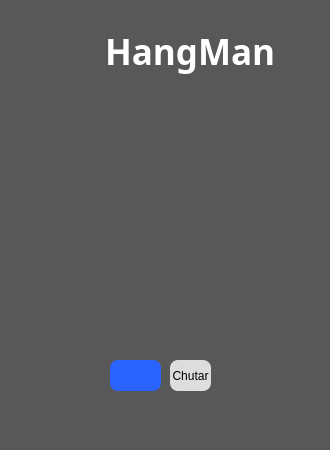
<?xml version="1.0" encoding="UTF-8"?>
<ui version="4.0">
 <class>janela_jogodaforca</class>
 <widget class="QDialog" name="janela_jogodaforca">
  <property name="geometry">
   <rect>
    <x>0</x>
    <y>0</y>
    <width>330</width>
    <height>450</height>
   </rect>
  </property>
  <property name="minimumSize">
   <size>
    <width>330</width>
    <height>450</height>
   </size>
  </property>
  <property name="maximumSize">
   <size>
    <width>330</width>
    <height>450</height>
   </size>
  </property>
  <property name="windowTitle">
   <string>Jogo da Forca</string>
  </property>
  <property name="windowIcon">
   <iconset>
    <normaloff>../games-central-main/img/skull-and-crossbones_2620-fe0f.png</normaloff>../games-central-main/img/skull-and-crossbones_2620-fe0f.png</iconset>
  </property>
  <property name="styleSheet">
   <string notr="true">background-color: rgb(88, 88, 88);</string>
  </property>
  <widget class="QLabel" name="title_jogo">
   <property name="geometry">
    <rect>
     <x>105</x>
     <y>26</y>
     <width>181</width>
     <height>51</height>
    </rect>
   </property>
   <property name="font">
    <font>
     <family>Bosch Sans Black</family>
     <pointsize>26</pointsize>
     <weight>75</weight>
     <bold>true</bold>
    </font>
   </property>
   <property name="styleSheet">
    <string notr="true">color: rgb(255, 255, 255);
background-color: transparent;</string>
   </property>
   <property name="text">
    <string>HangMan</string>
   </property>
  </widget>
  <widget class="QLabel" name="caveira">
   <property name="geometry">
    <rect>
     <x>40</x>
     <y>20</y>
     <width>61</width>
     <height>61</height>
    </rect>
   </property>
   <property name="styleSheet">
    <string notr="true">background-color: transparent;</string>
   </property>
   <property name="text">
    <string/>
   </property>
   <property name="pixmap">
    <pixmap>../img/caveira.png</pixmap>
   </property>
   <property name="scaledContents">
    <bool>true</bool>
   </property>
  </widget>
  <widget class="QLabel" name="fundo">
   <property name="geometry">
    <rect>
     <x>-140</x>
     <y>-30</y>
     <width>941</width>
     <height>501</height>
    </rect>
   </property>
   <property name="text">
    <string/>
   </property>
   <property name="pixmap">
    <pixmap>../img/fg.jpg</pixmap>
   </property>
   <property name="scaledContents">
    <bool>true</bool>
   </property>
  </widget>
  <widget class="QLabel" name="forca">
   <property name="geometry">
    <rect>
     <x>120</x>
     <y>130</y>
     <width>91</width>
     <height>171</height>
    </rect>
   </property>
   <property name="styleSheet">
    <string notr="true">background-color: transparent;</string>
   </property>
   <property name="text">
    <string/>
   </property>
   <property name="pixmap">
    <pixmap>../img/forca.png</pixmap>
   </property>
   <property name="scaledContents">
    <bool>true</bool>
   </property>
  </widget>
  <widget class="QLabel" name="lbl_dica">
   <property name="geometry">
    <rect>
     <x>90</x>
     <y>95</y>
     <width>151</width>
     <height>21</height>
    </rect>
   </property>
   <property name="font">
    <font>
     <family>Calibri</family>
     <pointsize>14</pointsize>
     <weight>75</weight>
     <bold>true</bold>
    </font>
   </property>
   <property name="styleSheet">
    <string notr="true">background-color: transparent;
color: white;</string>
   </property>
   <property name="text">
    <string/>
   </property>
   <property name="alignment">
    <set>Qt::AlignCenter</set>
   </property>
  </widget>
  <widget class="QLabel" name="lbl_palavra">
   <property name="geometry">
    <rect>
     <x>70</x>
     <y>310</y>
     <width>191</width>
     <height>31</height>
    </rect>
   </property>
   <property name="font">
    <font>
     <family>Calibri</family>
     <pointsize>22</pointsize>
     <weight>75</weight>
     <bold>true</bold>
    </font>
   </property>
   <property name="styleSheet">
    <string notr="true">background-color: transparent;
color: white;</string>
   </property>
   <property name="text">
    <string/>
   </property>
   <property name="alignment">
    <set>Qt::AlignCenter</set>
   </property>
  </widget>
  <widget class="QLineEdit" name="box_chute">
   <property name="geometry">
    <rect>
     <x>110</x>
     <y>360</y>
     <width>51</width>
     <height>31</height>
    </rect>
   </property>
   <property name="font">
    <font>
     <pointsize>12</pointsize>
    </font>
   </property>
   <property name="styleSheet">
    <string notr="true">background-color: rgb(43, 99, 255);
color: white;
border: none;
border-radius: 8px;</string>
   </property>
   <property name="alignment">
    <set>Qt::AlignCenter</set>
   </property>
  </widget>
  <widget class="QPushButton" name="btn_chute">
   <property name="geometry">
    <rect>
     <x>170</x>
     <y>360</y>
     <width>41</width>
     <height>31</height>
    </rect>
   </property>
   <property name="cursor">
    <cursorShape>PointingHandCursor</cursorShape>
   </property>
   <property name="styleSheet">
    <string notr="true">border-radius: 8px;
background-color: rgb(221, 221, 221);</string>
   </property>
   <property name="text">
    <string>Chutar</string>
   </property>
  </widget>
  <widget class="QLabel" name="lbl_chutes">
   <property name="geometry">
    <rect>
     <x>50</x>
     <y>410</y>
     <width>231</width>
     <height>21</height>
    </rect>
   </property>
   <property name="font">
    <font>
     <family>Calibri</family>
     <pointsize>14</pointsize>
     <weight>75</weight>
     <bold>true</bold>
    </font>
   </property>
   <property name="styleSheet">
    <string notr="true">background-color: transparent;
color: white;</string>
   </property>
   <property name="text">
    <string/>
   </property>
   <property name="alignment">
    <set>Qt::AlignCenter</set>
   </property>
  </widget>
  <widget class="QLabel" name="head">
   <property name="geometry">
    <rect>
     <x>180</x>
     <y>170</y>
     <width>31</width>
     <height>41</height>
    </rect>
   </property>
   <property name="styleSheet">
    <string notr="true">background-color: transparent;</string>
   </property>
   <property name="text">
    <string/>
   </property>
   <property name="pixmap">
    <pixmap>../img/head.png</pixmap>
   </property>
   <property name="scaledContents">
    <bool>false</bool>
   </property>
   <property name="alignment">
    <set>Qt::AlignBottom|Qt::AlignLeading|Qt::AlignLeft</set>
   </property>
  </widget>
  <widget class="QLabel" name="tshirt">
   <property name="geometry">
    <rect>
     <x>170</x>
     <y>200</y>
     <width>51</width>
     <height>41</height>
    </rect>
   </property>
   <property name="styleSheet">
    <string notr="true">background-color: transparent;</string>
   </property>
   <property name="text">
    <string/>
   </property>
   <property name="pixmap">
    <pixmap>../img/tshirt.png</pixmap>
   </property>
   <property name="scaledContents">
    <bool>false</bool>
   </property>
   <property name="alignment">
    <set>Qt::AlignBottom|Qt::AlignHCenter</set>
   </property>
  </widget>
  <widget class="QLabel" name="right_arm">
   <property name="geometry">
    <rect>
     <x>200</x>
     <y>220</y>
     <width>20</width>
     <height>41</height>
    </rect>
   </property>
   <property name="styleSheet">
    <string notr="true">background-color: transparent;</string>
   </property>
   <property name="text">
    <string/>
   </property>
   <property name="pixmap">
    <pixmap>../img/rightarm.png</pixmap>
   </property>
   <property name="scaledContents">
    <bool>false</bool>
   </property>
   <property name="alignment">
    <set>Qt::AlignHCenter|Qt::AlignTop</set>
   </property>
  </widget>
  <widget class="QLabel" name="left_arm">
   <property name="geometry">
    <rect>
     <x>170</x>
     <y>220</y>
     <width>20</width>
     <height>41</height>
    </rect>
   </property>
   <property name="styleSheet">
    <string notr="true">background-color: transparent;</string>
   </property>
   <property name="text">
    <string/>
   </property>
   <property name="pixmap">
    <pixmap>../img/leftarm.png</pixmap>
   </property>
   <property name="scaledContents">
    <bool>false</bool>
   </property>
   <property name="alignment">
    <set>Qt::AlignHCenter|Qt::AlignTop</set>
   </property>
  </widget>
  <widget class="QLabel" name="right_leg">
   <property name="geometry">
    <rect>
     <x>179</x>
     <y>231</y>
     <width>51</width>
     <height>61</height>
    </rect>
   </property>
   <property name="styleSheet">
    <string notr="true">background-color: transparent;</string>
   </property>
   <property name="text">
    <string/>
   </property>
   <property name="pixmap">
    <pixmap>../img/righleg.png</pixmap>
   </property>
   <property name="scaledContents">
    <bool>false</bool>
   </property>
   <property name="alignment">
    <set>Qt::AlignBottom|Qt::AlignHCenter</set>
   </property>
  </widget>
  <widget class="QLabel" name="left_leg">
   <property name="geometry">
    <rect>
     <x>161</x>
     <y>230</y>
     <width>51</width>
     <height>61</height>
    </rect>
   </property>
   <property name="styleSheet">
    <string notr="true">background-color: transparent;</string>
   </property>
   <property name="text">
    <string/>
   </property>
   <property name="pixmap">
    <pixmap>../img/leftleg.png</pixmap>
   </property>
   <property name="scaledContents">
    <bool>false</bool>
   </property>
   <property name="alignment">
    <set>Qt::AlignBottom|Qt::AlignHCenter</set>
   </property>
  </widget>
  <widget class="QLabel" name="msg_vitoria">
   <property name="geometry">
    <rect>
     <x>70</x>
     <y>350</y>
     <width>191</width>
     <height>51</height>
    </rect>
   </property>
   <property name="font">
    <font>
     <pointsize>16</pointsize>
     <weight>75</weight>
     <bold>true</bold>
    </font>
   </property>
   <property name="styleSheet">
    <string notr="true">background-color: transparent;
color: white;</string>
   </property>
   <property name="text">
    <string/>
   </property>
   <property name="alignment">
    <set>Qt::AlignCenter</set>
   </property>
  </widget>
  <widget class="QLabel" name="anjo">
   <property name="geometry">
    <rect>
     <x>110</x>
     <y>120</y>
     <width>161</width>
     <height>171</height>
    </rect>
   </property>
   <property name="styleSheet">
    <string notr="true">background-color: transparent;</string>
   </property>
   <property name="text">
    <string/>
   </property>
   <property name="pixmap">
    <pixmap>../img/angel.png</pixmap>
   </property>
  </widget>
  <widget class="QLabel" name="trofeu">
   <property name="geometry">
    <rect>
     <x>110</x>
     <y>120</y>
     <width>161</width>
     <height>171</height>
    </rect>
   </property>
   <property name="styleSheet">
    <string notr="true">background-color: transparent;</string>
   </property>
   <property name="text">
    <string/>
   </property>
   <property name="pixmap">
    <pixmap>../img/trophy.png</pixmap>
   </property>
  </widget>
  <zorder>fundo</zorder>
  <zorder>title_jogo</zorder>
  <zorder>caveira</zorder>
  <zorder>forca</zorder>
  <zorder>lbl_dica</zorder>
  <zorder>lbl_palavra</zorder>
  <zorder>box_chute</zorder>
  <zorder>btn_chute</zorder>
  <zorder>lbl_chutes</zorder>
  <zorder>right_leg</zorder>
  <zorder>left_leg</zorder>
  <zorder>right_arm</zorder>
  <zorder>left_arm</zorder>
  <zorder>tshirt</zorder>
  <zorder>head</zorder>
  <zorder>msg_vitoria</zorder>
  <zorder>anjo</zorder>
  <zorder>trofeu</zorder>
 </widget>
 <resources/>
 <connections/>
</ui>
